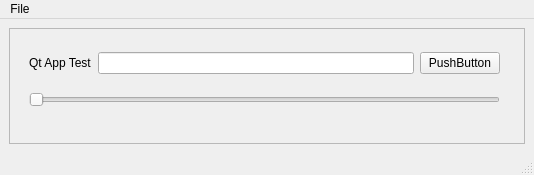
<?xml version="1.0" encoding="UTF-8"?>
<ui version="4.0">
 <class>MainWindow</class>
 <widget class="QMainWindow" name="MainWindow">
  <property name="geometry">
   <rect>
    <x>0</x>
    <y>0</y>
    <width>534</width>
    <height>175</height>
   </rect>
  </property>
  <property name="windowTitle">
   <string>MainWindow</string>
  </property>
  <widget class="QWidget" name="centralwidget">
   <layout class="QGridLayout" name="gridLayout">
    <item row="0" column="0">
     <widget class="QFrame" name="frame">
      <property name="frameShape">
       <enum>QFrame::StyledPanel</enum>
      </property>
      <property name="frameShadow">
       <enum>QFrame::Raised</enum>
      </property>
      <widget class="QWidget" name="">
       <property name="geometry">
        <rect>
         <x>20</x>
         <y>12</y>
         <width>471</width>
         <height>81</height>
        </rect>
       </property>
       <layout class="QVBoxLayout" name="verticalLayout">
        <item>
         <layout class="QHBoxLayout" name="horizontalLayout">
          <item>
           <widget class="QLabel" name="label">
            <property name="text">
             <string>Qt App Test</string>
            </property>
           </widget>
          </item>
          <item>
           <widget class="QLineEdit" name="lineEdit"/>
          </item>
          <item>
           <widget class="QPushButton" name="pushButton">
            <property name="text">
             <string>PushButton</string>
            </property>
            <property name="+command" stdset="0">
             <string notr="true">&quot;QtTest.pushButton_action('lineEdit')&quot;</string>
            </property>
           </widget>
          </item>
         </layout>
        </item>
        <item>
         <widget class="QSlider" name="horizontalSlider">
          <property name="orientation">
           <enum>Qt::Horizontal</enum>
          </property>
         </widget>
        </item>
       </layout>
      </widget>
     </widget>
    </item>
   </layout>
  </widget>
  <widget class="QMenuBar" name="menubar">
   <property name="geometry">
    <rect>
     <x>0</x>
     <y>0</y>
     <width>534</width>
     <height>22</height>
    </rect>
   </property>
   <widget class="QMenu" name="menuFile">
    <property name="title">
     <string>File</string>
    </property>
    <addaction name="actionExit"/>
   </widget>
   <addaction name="menuFile"/>
  </widget>
  <widget class="QStatusBar" name="statusbar"/>
  <action name="actionExit">
   <property name="text">
    <string>Exit</string>
   </property>
  </action>
 </widget>
 <resources/>
 <connections/>
</ui>
